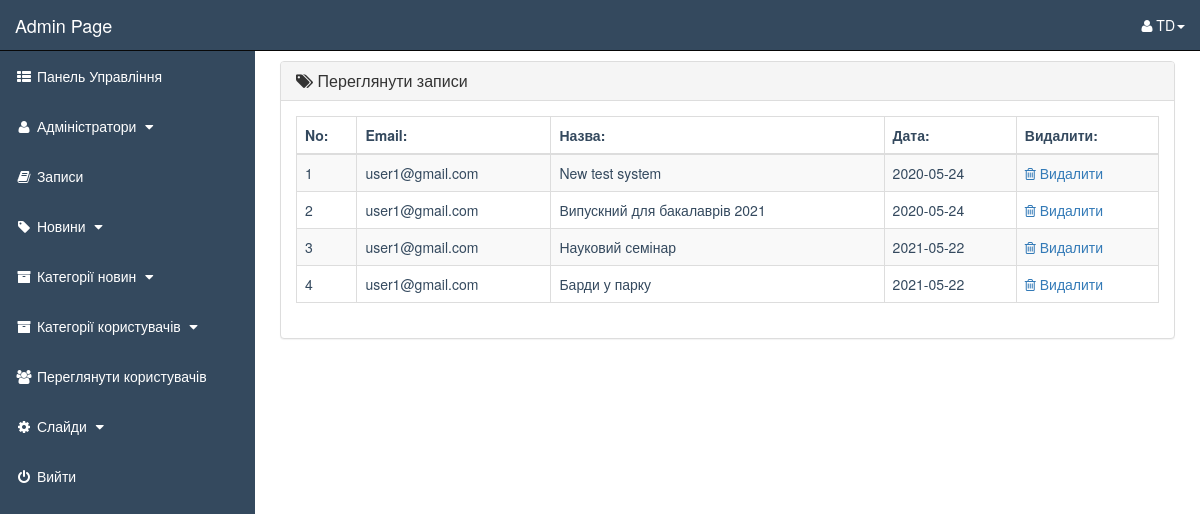
/admin_area/index.php?view_orders (signed in), run on the app's committed database.
### tables this page shows
CREATE TABLE `customer_events` (
  `event_id` int(10) NOT NULL,
  `customer_id` int(10) NOT NULL,
  `sub_date` date NOT NULL
);

CREATE TABLE `customers` (
  `customer_id` int(10) NOT NULL,
  `customer_name` varchar(255) NOT NULL,
  `customer_phone` varchar(255) NOT NULL,
  `customer_email` varchar(255) NOT NULL,
  `customer_address` text NOT NULL,
  `customer_city` text NOT NULL,
  `customer_group` text NOT NULL,
  `customer_pass` varchar(255) NOT NULL,
  `customer_ip` varchar(100) NOT NULL
);

CREATE TABLE `events` (
  `event_id` int(10) NOT NULL,
  `e_cat_id` int(10) NOT NULL,
  `cat_id` int(10) NOT NULL,
  `date` timestamp NOT NULL DEFAULT current_timestamp() ON UPDATE current_timestamp(),
  `event_title` text NOT NULL,
  `event_img1` text NOT NULL,
  `event_keywords` text NOT NULL,
  `event_desc` text NOT NULL
);

### admin_area/view_orders.php (the view)
<?php
    if(!isset($_SESSION['admin_email'])){
        echo "<script>window.open('login.php','_self')</script>";
    }else{
?>
<div class="row">
    <div class="col-lg-12">
    </div>
</div>
<div class="row">
    <div class="col-lg-12">
        <div class="panel panel-default">
            <div class="panel-heading">
               <h3 class="panel-title">
                   <i class="fa fa-tags"></i>  Переглянути записи
               </h3>
            </div>
            <div class="panel-body">
                <div class="table-responsive">
                    <table class="table table-striped table-bordered table-hover">
                        <thead>
                            <tr>
                                <th> No: </th>
                                <th> Email: </th>
                                <th> Назва: </th>
                                <th> Дата: </th>
                                <th> Видалити: </th>
                            </tr>
                        </thead>
                        <tbody>
                            <?php
                                $i=0;
                                $get_events = "select * from customer_events";
                                $run_events = mysqli_query($con,$get_events);
                                while($row_events=mysqli_fetch_array($run_events)){
                                    $events_id = $row_events['event_id'];
                                    $c_id = $row_events['customer_id'];
                                    $get_events1 = "select * from events where event_id='$events_id'";
                                    $run_events1 = mysqli_query($con,$get_events1);
                                    $row_events1 = mysqli_fetch_array($run_events1);
                                    $events_title = $row_events1['event_title'];
                                    $get_customer = "select * from customers where customer_id='$c_id'";
                                    $run_customer = mysqli_query($con,$get_customer);
                                    $row_customer = mysqli_fetch_array($run_customer);
                                    $customer_email = $row_customer['customer_email'];
                                    $get_e_sub = "select * from customer_events where event_id='$events_id'";
                                    $run_e_sub = mysqli_query($con,$get_e_sub);
                                    $row_e_sub = mysqli_fetch_array($run_e_sub);
                                    $event_date = $row_e_sub['sub_date'];
                                    $i++;
                            ?>
                            <tr>
                                <td> <?php echo $i; ?> </td>
                                <td> <?php echo $customer_email; ?> </td>
                                <td> <?php echo $events_title; ?> </td>
                                <td> <?php echo $event_date; ?> </td>
                                <td>
                                     <a href="index.php?delete_order=<?php echo $events_id; ?>">
                                        <i class="fa fa-trash-o"></i> Видалити
                                     </a>
                                </td>
                            </tr>
                            <?php } ?>
                        </tbody>
                    </table>
                </div>
            </div>
        </div>
    </div>
</div>
<?php } ?>

### admin_area/includes/sidebar.php (shortened to what this page needs)
<?php
    if(!isset($_SESSION['admin_email'])){
        echo "<script>window.open('../login.php','_self')</script>";
    }else{
?>
<nav class="navbar navbar-inverse navbar-fixed-top">
    <div class="navbar-header">
        <a href="index.php?dashboard" class="navbar-brand">Admin Page</a>
    </div>
    <ul class="nav navbar-right top-nav">
        <li class="dropdown">
            <a href="#" class="dropdown-toggle" data-toggle="dropdown">
                <i class="fa fa-user"></i></i> <?php echo $admin_name;  ?><b class="caret"></b>
            </a>
        </li>
    </ul>
    <div class="collapse navbar-collapse navbar-ex1-collapse">
        <ul class="nav navbar-nav side-nav">
            <li>
                <a href="index.php?dashboard">
                    <i class="fa fa-fw fa-th-list"></i> Панель Управління
                </a>
            </li>
            <li>
                <a href="#" data-toggle="collapse" data-target="#users">
                    <i class="fa fa-fw fa-user "></i> Адміністратори
                    <i class="fa fa-fw fa-caret-down"></i>
                </a>
            </li>
            <li>
                <a href="index.php?view_orders">
                    <i class="fa fa-fw fa-book"></i> Записи
                </a>
            </li>
            <li>
                <a href="#" data-toggle="collapse" data-target="#products">
                        <i class="fa fa-fw fa-tag"></i> Новини
                        <i class="fa fa-fw fa-caret-down"></i>
                </a>
             </li>
            <li>
                <a href="#" data-toggle="collapse" data-target="#p_cat">
                        <i class="fa fa-fw fa-archive"></i> Категорії новин
                        <i class="fa fa-fw fa-caret-down"></i>
                </a>
            </li>
            <li>
                <a href="#" data-toggle="collapse" data-target="#cat">
                        <i class="fa fa-fw fa-archive"></i> Категорії користувачів
                        <i class="fa fa-fw fa-caret-down"></i>
                </a>
            </li>
            <li>
                <a href="index.php?view_customers">
                    <i class="fa fa-fw fa-users"></i> Переглянути користувачів
                </a>
            </li>
            <li>
                <a href="#" data-toggle="collapse" data-target="#slides">
                        <i class="fa fa-fw fa-gear"></i> Слайди
                        <i class="fa fa-fw fa-caret-down"></i>
                </a>
            </li>
            <li>
                <a href="logout.php">
                    <i class="fa fa-fw fa-power-off"></i> Вийти
                </a>
            </li>
        </ul>
    </div>
</nav>
<?php } ?>

### admin_area/css/style1.css (style rules this page uses)
.navbar { color: #ffffff !important; background-color: #34495E; }
.navbar-header>a { color: #ffffff !important; }
.top-nav>li { display: inline-block; }
.top-nav>li>a { color: #ffffff !important; line-height: 20px; padding-top: 15px; padding-bottom: 15px; }
@media (min-width: 768px) { .side-nav { position: fixed; top: 51px; bottom: 0; width: 255px; overflow-y: auto; overflow-x: hidden; background-color: #34495E; padding-bottom: 40px; border-radius: 0; } }
@media (min-width: 768px) { .side-nav>li>a { color: #ffffff; width: 255px; } }
.dropdown { margin-right: 15px; }
.side-nav>li>a { color: #ffffff !important; }

### data on the page
customer_events: customer.customer_email "user1@gmail.com", event.event_title "New test system", sub_date "2020-05-24"
customer_events: customer.customer_email "user1@gmail.com", event.event_title "Випускний для бакалаврів 2021", sub_date "2020-05-24"
customer_events: customer.customer_email "user1@gmail.com", event.event_title "Науковий семінар", sub_date "2021-05-22"
customer_events: customer.customer_email "user1@gmail.com", event.event_title "Барди у парку", sub_date "2021-05-22"

### other printed values
$admin_name "TD"
